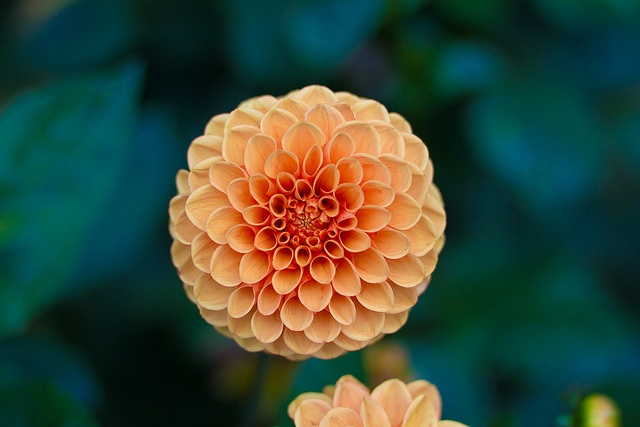
#> input picture data/clustering.jpg, 640 x 427 px
$ python kmeans.py
#> lines starting #> are read from the running program, lines starting #| are printed output that depends on the picture
import numpy as np
import matplotlib.pyplot as plt
import cv2

# Read in the image
image = cv2.imread('../data/clustering.jpg')
#> image is the input picture: shape (427, 640, 3); mean B, G, R 57.1, 73.6, 55.2

# Change color to RGB (from BGR)
image = cv2.cvtColor(image, cv2.COLOR_BGR2RGB)

# Reshaping the image into a 2D array of pixels and 3 color values (RGB)
pixel_vals = image.reshape((-1,3))

# Convert to float type
pixel_vals = np.float32(pixel_vals)

# The below line of code defines the criteria for the algorithm to stop running,
# which will happen if 100 iterations are run or the epsilon (which is the required accuracy)
# becomes 85%
criteria = (cv2.TERM_CRITERIA_EPS + cv2.TERM_CRITERIA_MAX_ITER, 100, 0.85)

# Then perform k-means clustering with the number of clusters defined as 3
# Also, random centres are initially chosen for k-means clustering
k = 3
retval, labels, centers = cv2.kmeans(pixel_vals, k, None, criteria, 10, cv2.KMEANS_RANDOM_CENTERS)
#> retval = 389852146.3; centers = [[177.3, 74.64, 28.11], [5.24, 54.23, 50.17], [220.6, 159.4, 101.5]]

# Convert data into 8-bit values
centers = np.uint8(centers)
#> centers = [[177, 74, 28], [5, 54, 50], [220, 159, 101]]
segmented_data = centers[labels.flatten()]

# Reshape data into the original image dimensions
segmented_image = segmented_data.reshape((image.shape))
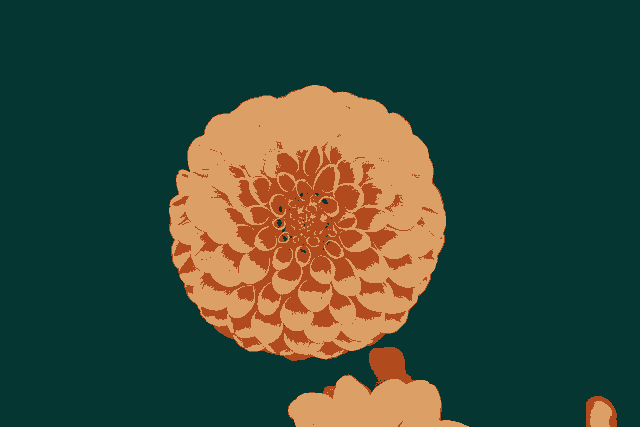
#> segmented_image: shape (427, 640, 3); mean R, G, B 54.8, 73.3, 56.9

# Display the segmented image
plt.imshow(segmented_image)
plt.axis('off')
plt.show()

# Save the segmented image
cv2.imwrite('segmented_image.jpg', cv2.cvtColor(segmented_image, cv2.COLOR_RGB2BGR))
